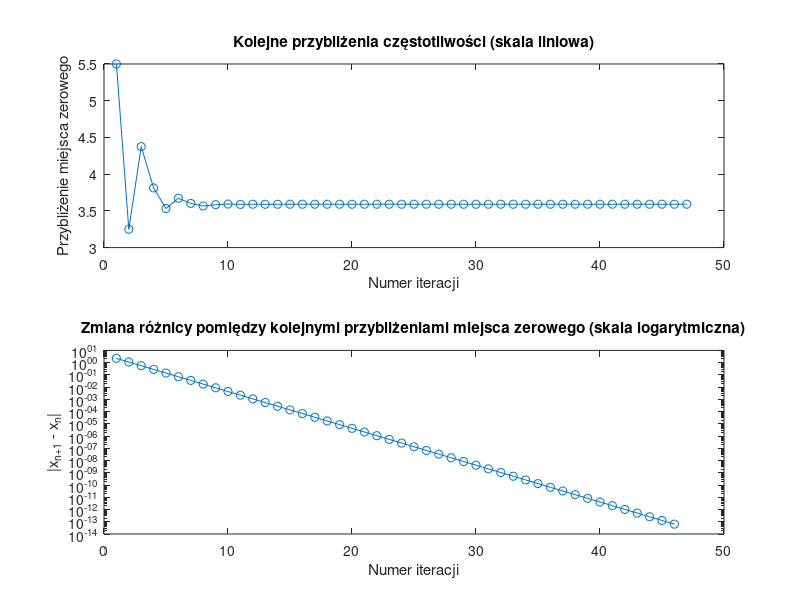

Write MATLAB code to recreate this figure.
function [xvec,xdif,xsolution,ysolution,iterations] = impedance_bisection()
% Wyznacza miejsce zerowe funkcji impedance_difference metodą bisekcji.
% xvec - wektor z kolejnymi przybliżeniami miejsca zerowego
% xdif - różnice kolejnych przybliżeń
% xsolution - miejsce zerowe
% ysolution - wartość funkcji w xsolution
% iterations - liczba iteracji

a = 1; % lewa granica przedziału poszukiwań miejsca zerowego
b = 10;
ytolerance = 1e-12; % prawa granica przedziału poszukiwań miejsca zerowego
% Warunek abs(f1(xsolution))<ytolerance określa jak blisko zera ma znaleźć
% się wartość funkcji w obliczonym miejscu zerowym funkcji f1(), aby obliczenia
% zostały zakończone.
max_iterations = 1000; % maksymalna liczba iteracji wykonana przez alg. bisekcji

fa = impedance_difference(a);
fb = impedance_difference(b);

if fa * fb >= 0
    error('brak zmiany znaku funkcji w przedziale [%f, %f]', a, b);
end

xvec = [];
xdif = [];

for ii = 1:max_iterations
    c = (a + b) / 2;
    xvec(ii,1) = c; 
    
    fc = impedance_difference(c);
    
    if abs(fc) < ytolerance
        xsolution = c;
        ysolution = fc;
        iterations = ii;
        break;
    end

    if fa * fc < 0
        b = c;
        fb = fc;
    else
        a = c;
        fa = fc;
    end

    
end

for i=1:iterations-1
    xdif(i,1) = abs(xvec(i+1,1)-xvec(i,1));
end


figure

subplot(2,1,1)
plot(1:length(xvec), xvec, 'o-')
xlabel('Numer iteracji')
ylabel('Przybliżenie miejsca zerowego')
title('Kolejne przybliżenia częstotliwości (skala liniowa)')

subplot(2,1,2)
semilogy(1:length(xdif), xdif, 'o-')
xlabel('Numer iteracji')
ylabel('|x_{n+1} - x_n|')
title('Zmiana różnicy pomiędzy kolejnymi przybliżeniami miejsca zerowego (skala logarytmiczna)')

saveas(gcf, 'zadanie2.png')
end

function impedance_delta = impedance_difference(f)
% Wyznacza moduł impedancji równoległego obwodu rezonansowego RLC pomniejszoną o wartość M.
% f - częstotliwość (Hz)

    R = 525;            
    C = 7e-5;          
    L = 3;             
    M = 75;             

    if f <= 0
        error('czestotliwosc musi być wieksza od zera.');
    end

    a = 1 / R.^2;
    b = (2 * pi * f * C - 1 / (2 * pi * f * L)).^2;
    Z_mod = 1 / sqrt(a + b);

    impedance_delta = Z_mod - M;
end
